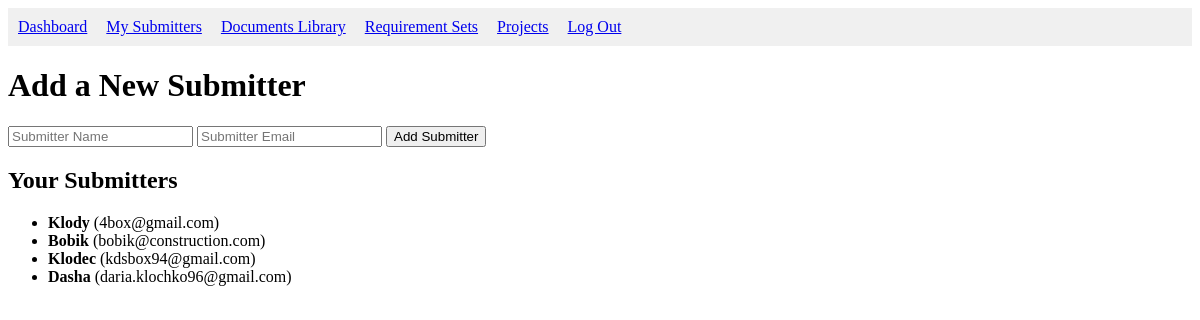
/my_submitters (signed in), run on an earlier commit of the app's database.
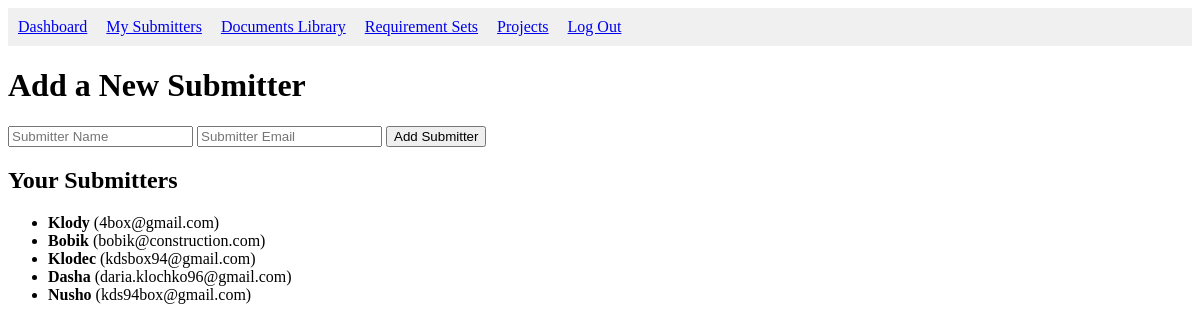
And on a later commit of the database.
### tables this page shows
CREATE TABLE submitting_users (
    id INTEGER PRIMARY KEY AUTOINCREMENT,
    login TEXT UNIQUE NOT NULL,
    password TEXT NOT NULL,
    email TEXT NOT NULL,
    token TEXT UNIQUE NOT NULL,
    invited_by INTEGER NOT NULL, name TEXT,
    FOREIGN KEY (invited_by) REFERENCES admin_users(id)
);

### app.py (the view, shortened to what this page needs)
@app.route("/my_submitters", methods=['GET', 'POST'])
def my_submitters():
    db = get_db()
    user_id = session.get("id")
    submitters = db.execute("SELECT name, email FROM submitting_users WHERE invited_by = ?", (user_id,)).fetchall()
    return render_template("my_submitters.html", submitters=submitters)

### app.py (called while the page is built)
def get_db():
    conn = sqlite3.connect("database.db")
    conn.row_factory = sqlite3.Row
    return conn

### templates/my_submitters.html (shortened to what this page needs)
<!DOCTYPE html>
<html lang="en">
<head>
</head>
<body>
    <nav style="background-color: #f0f0f0; padding: 10px;">
        <a href="/admin" style="margin-right: 15px;">Dashboard</a>
        <a href="/my_submitters" style="margin-right: 15px;">My Submitters</a>
        <a href="/documents_library" style="margin-right: 15px;">Documents Library</a>
        <a href="/my_sets" style="margin-right: 15px;">Requirement Sets</a>
        <a href="/projects" style="margin-right: 15px;">Projects</a>
        <a href="/logout">Log Out</a>
    </nav>
    <h1>Add a New Submitter</h1>
    <form method="POST">
        <input type="text" name="name" placeholder="Submitter Name" required>
        <input type="email" name="email" placeholder="Submitter Email" required>
        <button type="submit">Add Submitter</button>
    </form>
    <h2>Your Submitters</h2>
    <ul>
        {% for submitter in submitters %}
            <li><strong>{{ submitter.name }}</strong> ({{ submitter.email }})</li>
        {% else %}
            <li>No submitters yet.</li>
        {% endfor %}
    </ul>
</body>
</html>

What changed in the data, as far as the page shows it:
added submitting_users: name "Nusho", email "kds94box@gmail.com"
